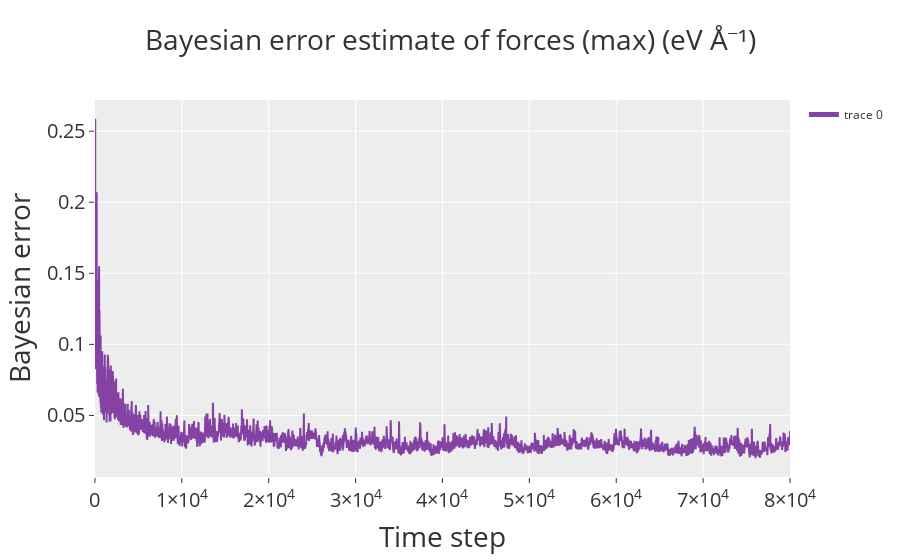

The code cell stored with this chart in its notebook:
### Markdown cell above
## Plot the Bayesian error and in-sample error of the FORCES using the following code

### Code cell
! grep BEEF ./servidor/ML_LOGFILE > ./servidor/BEEF.dat

t1, beef = np.loadtxt("./servidor/BEEF.dat",
                      usecols=[1,3], unpack=True)

g = plot(t1[5:], beef[5:],
    xlabel="Time step",
    xlabel_kwargs={"fontsize":30},
    ylabel="Bayesian error",
    title=r"Bayesian error estimate of forces (max) (eV Å⁻¹)"
)

fig = g.to_plotly()  # convert py4vasp Graph -> plotly figure :contentReference[oaicite:0]{index=0}

# Axis title sizes
fig.update_xaxes(title_font=dict(size=28))
fig.update_yaxes(title_font=dict(size=28))

# Plot title size
fig.update_layout(title=dict(font=dict(size=28)))

# (Optional) tick label sizes
fig.update_xaxes(tickfont=dict(size=20))
fig.update_yaxes(tickfont=dict(size=20))

fig.write_image("Cel_B_NVT_300K_VASP_F_Bay.png", scale=3)
fig.show()

### Figure 1 — Plotly figure (JSON) as saved in the notebook; plotly's stock layout.template omitted (floating-point values rounded to 4 significant figures; data arrays with more than 128 entries replaced by an {"elided": "..."} marker saying what was removed)
{"data": [{"line": {"color": "#8342A4"}, "showlegend": true, "type": "scatter", "x": {"elided": "79995 float values"}, "y": {"elided": "79995 float values"}, "yaxis": "y"}], "layout": {"legend": {"itemsizing": "constant"}, "title": {"font": {"size": 28}, "text": "Bayesian error estimate of forces (max) (eV Å⁻¹)"}, "xaxis": {"tickfont": {"size": 20}, "title": {"font": {"size": 28}, "text": "Time step"}}, "yaxis": {"tickfont": {"size": 20}, "title": {"font": {"size": 28}, "text": "Bayesian error"}}}}
